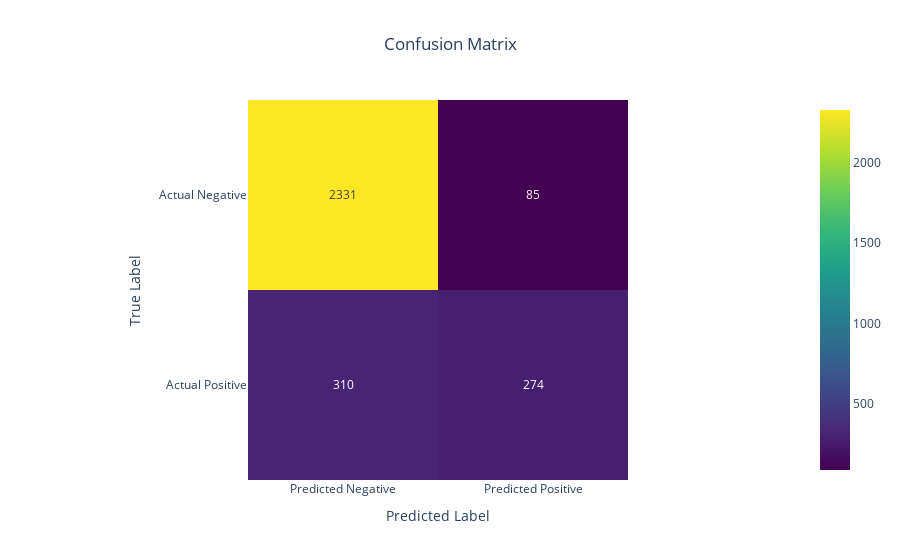

Notebook source saved alongside this figure:
### Code cell
cm_df = pd.DataFrame(cm_ran, index=['Actual Negative', 'Actual Positive'], 
                     columns=['Predicted Negative', 'Predicted Positive'])

fig = px.imshow(cm_df, 
                text_auto=True, 
                color_continuous_scale="Viridis", 
                title="Confusion Matrix")

fig.update_layout(
    title={
        'text': "Confusion Matrix",
        'x': 0.5, 
        'xanchor': 'center' 
    },
    
    xaxis_title="Predicted Label",
    yaxis_title="True Label",
    coloraxis_showscale=True
)

fig.show()

### Figure 1 — Plotly figure (JSON) as saved in the notebook; plotly's stock layout.template omitted (floating-point values rounded to 4 significant figures)
{"data": [{"coloraxis": "coloraxis", "hovertemplate": "x: %{x}<br>y: %{y}<br>color: %{z}<extra></extra>", "name": "0", "texttemplate": "%{z}", "type": "heatmap", "x": ["Predicted Negative", "Predicted Positive"], "xaxis": "x", "y": ["Actual Negative", "Actual Positive"], "yaxis": "y", "z": [[2331, 85], [310, 274]]}], "layout": {"coloraxis": {"colorscale": [[0, "#440154"], [0.1111, "#482878"], [0.2222, "#3e4989"], [0.3333, "#31688e"], [0.4444, "#26828e"], [0.5556, "#1f9e89"], [0.6667, "#35b779"], [0.7778, "#6ece58"], [0.8889, "#b5de2b"], [1, "#fde725"]], "showscale": true}, "title": {"text": "Confusion Matrix", "x": 0.5, "xanchor": "center"}, "xaxis": {"anchor": "y", "constrain": "domain", "domain": [0, 1], "scaleanchor": "y", "title": {"text": "Predicted Label"}}, "yaxis": {"anchor": "x", "autorange": "reversed", "constrain": "domain", "domain": [0, 1], "title": {"text": "True Label"}}}}
